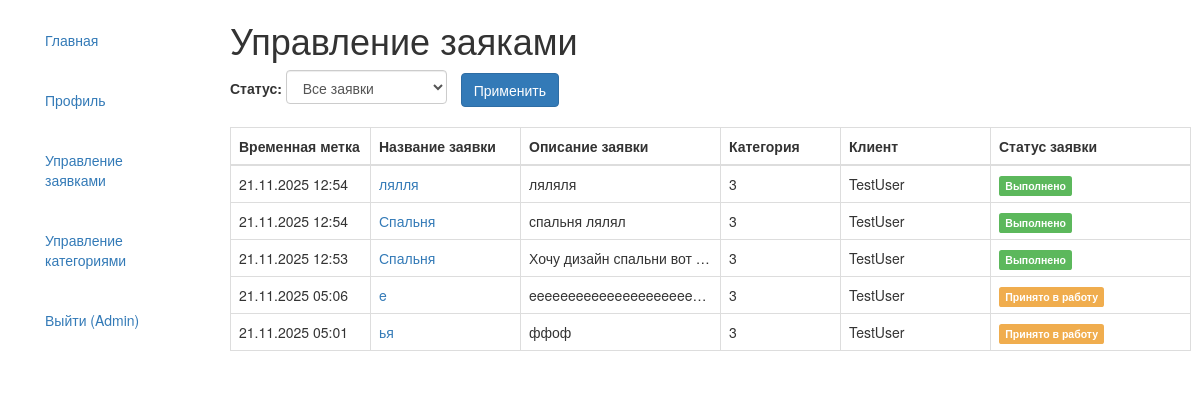
Screenshot of /management/applications/ (signed in) with the database file from the repository.
### main/models.py (models this page shows, shortened)
class Application(models.Model):
    STATUS_CHOICES = [
        ('new', 'Новая'),
        ('in_progress', 'Принято в работу'),
        ('completed', 'Выполнено'),
    ]
    name = models.CharField(
        max_length=200,
        verbose_name='Название заявки'
    )
    description = models.TextField(
        verbose_name='Описание'
    )
    category = models.ForeignKey(
        Category,
        on_delete=models.PROTECT,
        verbose_name='Категория'
    )
    floor_plan = models.ImageField(
        upload_to='floor_plans/%Y/%m/%d/',
        verbose_name='План помещения',
        validators=[validate_image_file]
    )
    client = models.ForeignKey(
        User,
        on_delete=models.CASCADE,
        related_name='applications',
        verbose_name='Клиент'
    )
    status = models.CharField(
        max_length=20,
        choices=STATUS_CHOICES,
        default='new',
        verbose_name='Статус'
    )
    created_at = models.DateTimeField(
        auto_now_add=True,
        verbose_name='Дата создания'
    )
    comment = models.TextField(
        blank=True, null=True,
        verbose_name='Комментарий'
    )
    design_image = models.ImageField(
        upload_to='designs/',
        blank=True, null=True,
        verbose_name='Изображение дизайна'
    )
    class Meta:
            verbose_name = 'Заявка'
            verbose_name_plural = 'Заявки'
            ordering = ['-created_at']

class Category(models.Model):
    name = models.CharField(
        max_length=100,
        verbose_name='Название категории',
        unique=True
    )
    description = models.TextField(
        verbose_name='Описание категории',
        blank=True
    )
    class Meta:
            verbose_name = 'Категория'
            verbose_name_plural = 'Категории'
            ordering = ['name']

### main/views.py (the view)
# urls.py: path('management/applications/', views.admin_applications, name='admin_applications'),
@admin_required
def admin_applications(request):
    applications = Application.objects.all().order_by('-created_at')
    status_filter = request.GET.get('status')
    if status_filter:
        applications = applications.filter(status=status_filter)
    return render(request, 'main/admin_applications.html', {
        'applications': applications
    })

### main/views.py (called while the page is built)
def admin_required(function=None):
    actual_decorator = user_passes_test(
        lambda u: u.is_superuser,
        login_url='/'
    )
    if function:
        return actual_decorator(function)
    return actual_decorator

### main/templates/main/admin_applications.html (shortened to what this page needs)
{% extends "base_generic.html" %}
{% block content %}
<div class="container-fluid">
    <h1>Управление заяками</h1>
    <div style="margin-bottom: 20px;">
        <form method="get">
            <label>Статус: </label>
            <select name="status" class="form-control" style="display: inline-block; width: auto;">
                <option value="">Все заявки</option>
            </select>
            <button type="submit" class="btn btn-primary" style="margin-left: 10px;">Применить</button>
        </form>
    </div>
    {% if applications %}
    <table class="table table-bordered" style="width: 100%; table-layout: fixed;">
        <thead>
            <tr>
                <th style="width: 140px;">Временная метка</th>
                <th style="width: 150px;">Название заявки</th>
                <th style="width: 200px;">Описание заявки</th>
                <th style="width: 120px;">Категория</th>
                <th style="width: 150px;">Клиент</th>
                <th style="width: 200px;">Статус заявки</th>
            </tr>
        </thead>
        <tbody>
            {% for application in applications %}
            <tr>
                <td>{{ application.created_at|date:"d.m.Y H:i" }}</td>
                <td>
                    <a href="{% url 'main:application_detail' application.id %}" class="text-decoration-none">
                        {{ application.name }}
                    </a>
                </td>
                <td class="description-cell">
                    <div class="description-content">
                        {{ application.description|truncatewords:15 }}
                    </div>
                </td>
                <td>{{ application.category.name }}</td>
                <td>{{ application.client.username }}</td>
                <td>
                    {% if application.status == 'new' %}
                        <span class="label label-primary">Новая</span>
                    {% elif application.status == 'in_progress' %}
                        <span class="label label-warning">Принято в работу</span>
                    {% elif application.status == 'completed' %}
                        <span class="label label-success">Выполнено</span>
                    {% endif %}
                </td>
            </tr>
            {% endfor %}
        </tbody>
    </table>
    {% endif %}
</div>
{% endblock %}

### main/templates/base_generic.html (shortened to what this page needs)
<!Doctype html>
<html lang="ru">
  <head>
    <link
      rel="stylesheet"
      href="https://maxcdn.bootstrapcdn.com/bootstrap/3.3.7/css/bootstrap.min.css" />
    {% load static %}
    <link rel="stylesheet" href="{% static 'main/css/styles.css' %}" />
  </head>
  <body>
    <div class="container-fluid">
      <div class="row">
        <div class="col-sm-2">
          {% block sidebar %}
          <div class="collapse navbar-collapse" id="navbar-collapse">
            <ul class="nav nav-bar">
              <li><a href="{% url 'main:home' %}">Главная</a></li>
            </ul>
            {% if user.is_authenticated %}
            <ul class="nav nav-bar">
              <li><a href="{% url 'main:profile' %}">Профиль</a></li>
            </ul>
            {% if user.is_superuser %}
            <ul class="nav nav-bar">
              <li><a href="{% url 'main:admin_applications' %}">Управление заявками</a></li>
            </ul>
            <ul class="nav nav-bar">
              <li><a href="{% url 'main:manage_categories' %}">Управление категориями</a></li>
            </ul>
            {% endif %}
            <ul class="nav nav-bar">
               <li><a href="{% url 'users:logout' %}">Выйти ({{ user.username }})</a></li>
            </ul>
            {% endif %}
            </div>
          {% endblock %}
        </div>
        <div class="col-sm-10">
          {% block content %}
          {% endblock %}
        </div>
      </div>
    </div>
  </body>
</html>

### main/static/main/css/styles.css (style rules this page uses)
.nav-bar { margin-top: 20px; padding: 0; }
.description-cell { max-width: 250px; overflow: hidden; }
.description-content { white-space: nowrap; overflow: hidden; text-overflow: ellipsis; }

### rows the page displays
Application: created_at "21.11.2025 12:54", name "лялля", description "ляляля", category.name "3", client.username "TestUser", status "Выполнено"
Application: created_at "21.11.2025 12:54", name "Спальня", description "спальня лялял", category.name "3", client.username "TestUser", status "Выполнено"
Application: created_at "21.11.2025 12:53", name "Спальня", description "Хочу дизайн спальни вот…", category.name "3", client.username "TestUser", status "Выполнено"
Application: created_at "21.11.2025 05:06", name "e", description "eeeeeeeeeeeeeeeeeeeee…", category.name "3", client.username "TestUser", status "Принято в работу"
Application: created_at "21.11.2025 05:01", name "ья", description "ффоф", category.name "3", client.username "TestUser", status "Принято в работу"

### other values shown
{{ user.username }} "Admin"
